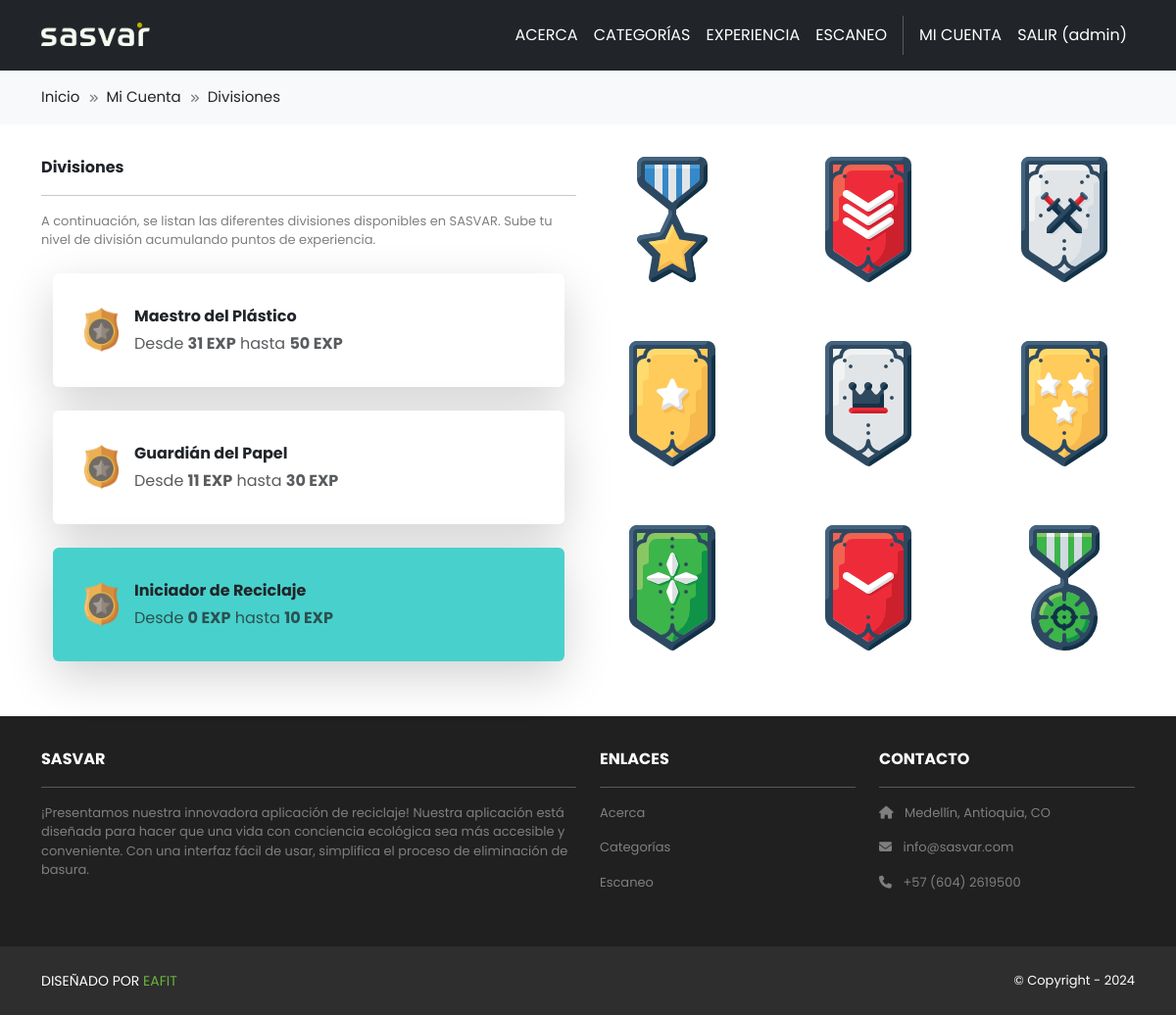
The page /mi-cuenta/divisiones (signed in) on the database its author committed.
### accounts/models.py (models this page shows, shortened)
class User(AbstractUser):
    email = models.CharField(max_length=30, unique=True)
    profile_picture = models.ImageField(upload_to='profile_pics', blank=True, null=True)
    experience_points = models.IntegerField(default=0)

class Ranking(models.Model):
    name = models.CharField(max_length=100)
    level = models.PositiveIntegerField()
    from_points = models.PositiveIntegerField()
    to_points = models.PositiveIntegerField()
    image = models.ImageField(upload_to='rankings_images/', blank=True, null=True)

### accounts/views.py (the view)
# urls.py: path('divisiones', views.rankings, name='accounts.rankings'),
@login_required
def rankings(request):
    viewData = {}
    viewData["title"] = "Divisiones"
    viewData["breadcrumbItems"] = [
        {"name": "Inicio", "route": "home.index"},
        {"name": "Mi Cuenta", "route": "accounts.index"},
        {"name": "Divisiones", "route": "accounts.rankings"},
    ]
    viewData["rankings"] = Ranking.objects.order_by('-level')
    user_points = request.user.experience_points
    user_ranking = Ranking.objects.filter(from_points__lte=user_points, to_points__gte=user_points).first()
    viewData["user_ranking_name"] = user_ranking.name
    return render(request, 'accounts/rankings.html', {"viewData": viewData})

### accounts/templates/accounts/rankings.html
{% extends 'base.html' %}
{% block content %}
{% load static %}
<div class="p-3">
  <div class="container">
    <div class="row mt-3">
      <div class="col-md-6 col-lg-6 col-xl-6 mx-auto mb-3">
        <b>Divisiones</b>
        <hr />
        <p class="font-13 rc-footer-font">A continuación, se listan las diferentes divisiones disponibles en SASVAR.
          Sube tu nivel de división acumulando puntos de experiencia.</p>
          <div class="container mt-4">
            {% for ranking in viewData.rankings %}
            <div class="row justify-content-center">
              <div class="col-md-12">
                {% if viewData.user_ranking_name == ranking.name %}
                <div class="card shadow-lg p-3 mb-4 bg-turquoise rounded border-0">
                {% else %}
                <div class="card shadow-lg p-3 mb-4 bg-white rounded border-0">
                {% endif %}
                  <div class="card-body">
                    <div class="d-flex align-items-center">
                      <img src="{% static 'images/badge.png' %}"
                        alt="" style="width: 35px; height: 45px"
                      />
                      <div class="ms-3">
                        <p class="fw-bold mb-1">{{ ranking.name }}</p>
                        <p class="text-muted mb-0">
                          Desde <span class="fw-bold">{{ ranking.from_points }} EXP</span>
                          hasta <span class="fw-bold">{{ ranking.to_points }} EXP</span>
                        </p>
                      </div>
                    </div>
                  </div>
                </div>
              </div>
            </div>
            {% endfor %}
          </div>
      </div>
      <div class="col-md-6 col-lg-6 col-xl-6 mx-auto mb-3 text-center d-none d-md-block">
        <img src="{% static 'images/rankings.png' %}" class="max-width-100" alt="about" />
      </div>
    </div>
  </div>
</div>
{% endblock content %}

### recycling/templates/base.html (shortened to what this page needs)
<!DOCTYPE html>
<html>
  {% load static %}
  <head>
    <link href="https://cdn.jsdelivr.net/npm/bootstrap@5.3.2/dist/css/bootstrap.min.css" rel="stylesheet">
    <link rel="stylesheet" type="text/css" href="{% static 'css/style.css' %}">
    <link rel="stylesheet" href="https://cdnjs.cloudflare.com/ajax/libs/font-awesome/6.1.1/css/all.min.css">
  </head>
  <body>
    <nav class="p-3 navbar navbar-dark bg-dark navbar-expand-lg bg-body-sasvar pb-3">
      <div class="container">
        <a class="navbar-brand" href="{% url 'home.index' %}">
          <img src="{% static 'images/logo-sasvar.png' %}" alt="logo" height="24" class="me-2" />
        </a>
        <div class="collapse navbar-collapse" id="navbarNavAltMarkup">
          <div class="navbar-nav ms-auto">
            <a class="nav-link" href="{% url 'home.about' %}">ACERCA</a>
            <a class="nav-link" href="{% url 'home.categories' %}">CATEGORÍAS</a>
            <a class="nav-link" href="{% url 'home.experience' %}">EXPERIENCIA</a>
            <a class="nav-link" href="{% url 'scanner.index' %}">ESCANEO</a>
            {% if user.is_authenticated %}
              <a class="nav-link" href="{% url 'accounts.index' %}">MI CUENTA</a>
              <a class="nav-link" href="{% url 'accounts.logout' %}">SALIR ({{ user.username }})</a>
            {% else %}
              <a class="nav-link" href="{% url 'accounts.login' %}">INICIAR SESIÓN</a>
              <a class="nav-link" href="{% url 'accounts.signup' %}">REGISTRO</a>
            {% endif %}
          </div>
        </div>
      </div>
    </nav>
    {% if viewData.breadcrumb is False %}
    {% else %}
    {% include 'breadcrumb.html' %}
    {% endif %}
    {% block content %}
    {% endblock content %}
    <section class="p-3 rc-footer d-none d-md-block">
      <div class="container">
        <div class="row mt-3 text-white">
          <div class="col-md-6 col-lg-8 col-xl-6 mx-auto mb-4">
            <b>SASVAR</b>
            <hr />
            <p class="font-13 rc-footer-font">¡Presentamos nuestra innovadora aplicación de reciclaje! Nuestra
              aplicación está diseñada para hacer que una vida con conciencia ecológica sea más accesible y
              conveniente. Con una interfaz fácil de usar, simplifica el proceso de eliminación de basura.</p>
          </div>
          <div class="col-md-3 col-lg-4 col-xl-3 mx-auto mb-4">
            <b>ENLACES</b>
            <hr />
            <p class="font-13 rc-footer-font"><a class="nav-link" href="{% url 'home.about' %}">Acerca</a></p>
            <p class="font-13 rc-footer-font"><a class="nav-link" href="{% url 'home.categories' %}">Categorías</a></p>
            <p class="font-13 rc-footer-font"><a class="nav-link" href="{% url 'scanner.index' %}">Escaneo</a></p>
          </div>
          <div class="col-md-3 col-lg-4 col-xl-3 mx-auto mb-4">
            <b>CONTACTO</b>
            <hr />
            <p class="font-13 rc-footer-font"><i class="fas fa-home me-2"></i> Medellín, Antioquia, CO</p>
            <p class="font-13 rc-footer-font"><i class="fas fa-envelope me-2"></i> info@sasvar.com</p>
            <p class="font-13 rc-footer-font"><i class="fas fa-phone me-2"></i> +57 (604) 2619500</p>
          </div>
        </div>
      </div>
    </section>
    <section class="p-3 rc-footer-bottom">
      <div class="container d-flex justify-content-between">
        <div class="me-5 rc-footer-bottom-copy text-white">
          <span>DISEÑADO POR <a href="https://www.eafit.edu.co" target="_blank">EAFIT</a></span>
        </div>
        <div class="rc-footer-bottom-copy text-white font-13">
          <span>© Copyright - 2024</span>
        </div>
      </div>
    </section>
  </body>
</html>

### recycling/static/css/style.css (style rules this page uses)
body { font-family: 'Poppins', sans-serif; }
.rc-footer { background-color: #202020; }
.rc-footer-bottom { background-color: #2E2E2E; }
.rc-footer-bottom-copy { font-size: 14px; margin: 0; line-height: 38px; }
.rc-footer-bottom-copy a { color: #6ab43e; text-decoration: none; }
.font-13 { font-size: 13px; }
.rc-footer-font { color: #7F7F7F; }
.max-width-100 { max-width: 100%; }
.bg-body-sasvar { background-color: #252527; }
.bg-body-sasvar a.nav-link { color: #fff !important; }
.navbar-brand { margin-top: -5px !important; }
.bg-turquoise { background-color: mediumturquoise; }

### rows shown on the page
User: username "admin"
Ranking: name "Maestro del Plástico", from_points "31", to_points "50"
Ranking: name "Guardián del Papel", from_points "11", to_points "30"
Ranking: name "Iniciador de Reciclaje", from_points "0", to_points "10"

### other values the page prints
{{ item.name }} "Inicio"
{{ item.name }} "Mi Cuenta"
{{ item.name }} "Divisiones"
